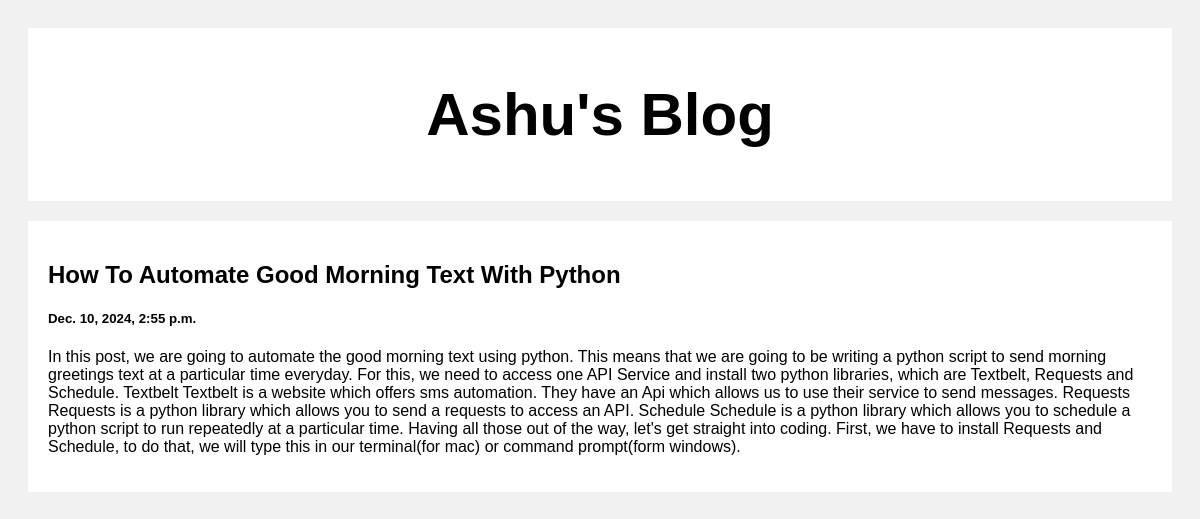
Screenshot of /post/2 with the database file from the repository.
### posts/models.py (models this page shows)
class Post(models.Model):
    title = models.CharField(max_length=100)
    body= models.CharField(max_length=1000000)
    created_at = models.DateTimeField(default=datetime.now, blank=True)

### posts/views.py (the view)
# urls.py: path('post/<str:pk>', views.post, name='post'),
def post(request, pk):
    posts= Post.objects.get(id=pk)
    return render(request, 'posts.html', {'posts':posts})

### templates/posts.html (shortened to what this page needs)
<!DOCTYPE html>
<html>
<head>
</head>
<body>
<div class="header">
  <h2>Ashu's Blog</h2>
</div>
<div class="row">
  <div class="leftcolumn">
    <div class="card">
        <h2>{{posts.title}}</h2>
        <h5>{{posts.created_at}}</h5>
        <p>{{posts.body}}</p>
    </div>
  </div>
</div>
</body>
</html>

### templates/posts.html (style rules this page uses)
* { box-sizing: border-box; }
body { font-family: Arial; padding: 20px; background: #f1f1f1; }
.header { padding: 2px; font-size: 40px; text-align: center; background: white; }
.leftcolumn { float: left; width: 100%; }
.card { background-color: white; padding: 20px; margin-top: 20px; }
.row:after { content: ""; display: table; clear: both; }

### rows the page displays
Post: title "How To Automate Good Morning Text With Python", created_at "Dec. 10, 2024, 2:55 p.m.", body "In this post, we are going to automate the good morning text using python. This means that we are going to be writing a python script to send morning greetings text at a particular time everyday. For this, we need to access one API Service and install two python libraries, which are Textbelt, Requests and Schedule. Textbelt Textbelt is a website which offers sms automation. They have an Api which allows us to use their service to send messages. Requests Requests is a python library which allows you to send a requests to access an API. Schedule Schedule is a python library which allows you to schedule a python script to run repeatedly at a particular time. Having all those out of the way,…"
